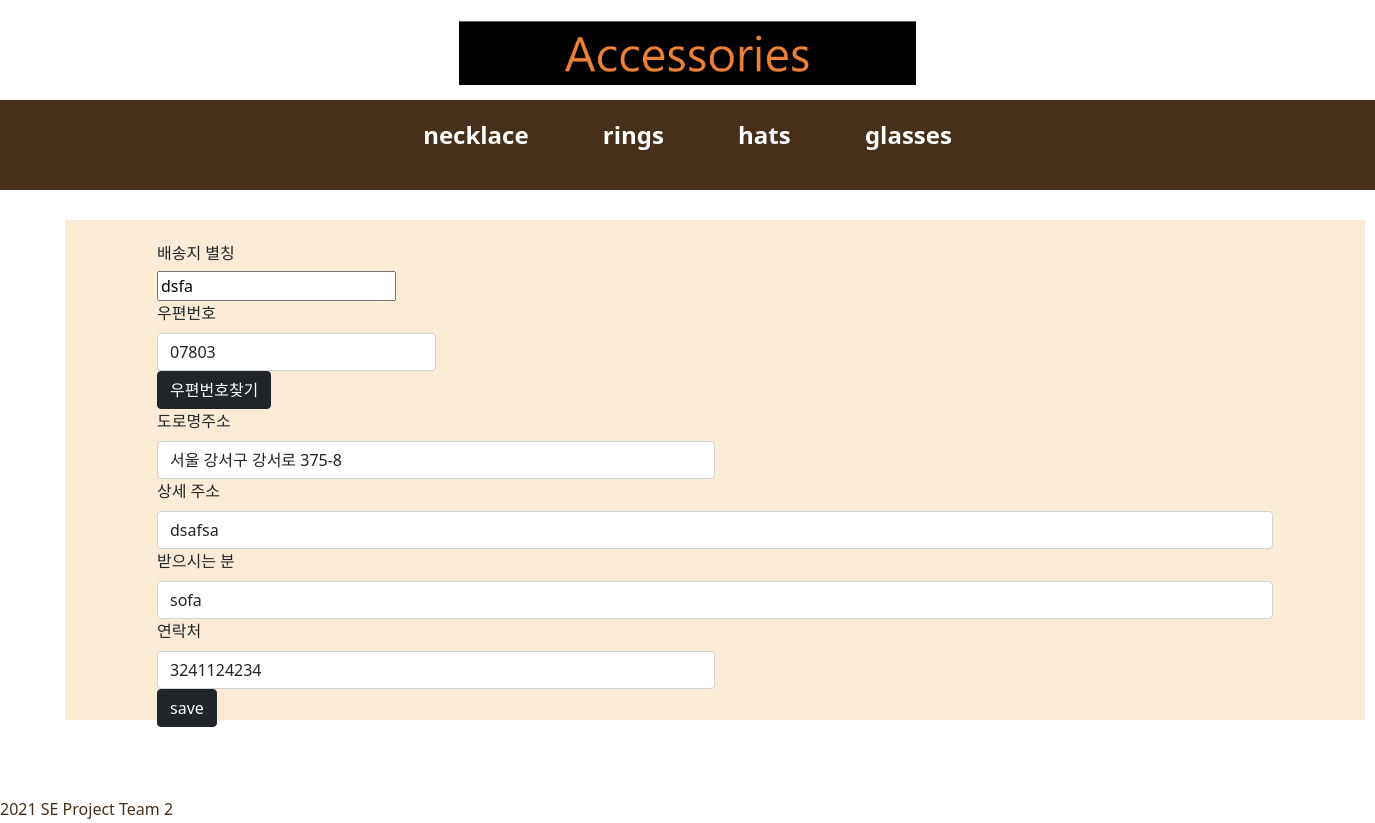
The app's page /edit/7 (signed in) with its own data.
### shoppingApp/models.py (models this page shows, shortened)
class address(models.Model):
    accounts = models.ForeignKey(UserAccounts, on_delete=models.CASCADE, null=True)
    title = models.CharField(max_length=200)
    post_num= models.CharField(max_length=200,null=True)
    road_address=models.CharField(max_length=200,null=True)
    detail_address=models.TextField()
    post_name=models.CharField(max_length=20,null=True)
    post_phonenum=models.IntegerField(null=True)
    is_default = models.BooleanField(default='False')

### shoppingApp/views.py (the view)
# urls.py: path('edit/<int:pk>', shoppingView.edit, name='edit'),
def edit(request,pk):
    cart_count=context_processors.counter(request)
    cart_count=int(cart_count)
    count={'cart_count':cart_count}
    uid=request.session.get('user_id')
    get_all=UserAccounts.objects.all()
    get_user=get_all.filter(user_id=uid)
    u_address = address.objects.get(accounts__in=get_user, pk=pk)
    request.session['edit_ad']=pk
    return render(request,'edit.html' ,{'u_address':u_address, 'count':count})

### cartApp/context_processors.py (called while the page is built)
def counter(request):
    item_count=0
    if 'admin' in request.path:
        return {}
    else:
        try:
            cart= Cart.objects.filter(cart_id=request.session.get('user_id'))
            cart_items = CartItem.objects.all().filter(cart=cart[:1])
            for cart_item in cart_items:
                item_count+=cart_item.quantity
        except Cart.DoesNotExist:
            item_count=0
    return item_count

### shoppingApp/templates/edit.html (shortened to what this page needs)
{% extends 'base.html' %}
{% block content %}
<section>
<br>
<div class="container">
	<form action="{% url 'editsave'%}" method="POST">
	<h6>배송지 별칭 </h6>
	<input type="text" name="title" id='title' value="{{u_address.title}}">
    <div class="col-md-3">
      <label for="inputEmail4" class="form-label">우편번호</label>
      <input
      type="text"
      class="form-control"
      name="post_num"
      id="postcode"
      placeholder="우편번호"
      value="{{u_address.post_num}}"
    />
    </div>
    <div class="col-md-3 postcode-btn">
        <input class="btn btn-dark" type="button"  value="우편번호찾기" onclick="execDaumPostcode()">
      </div>
    <div class="col-md-6">
      <label for="inputPassword4" class="form-label">도로명주소</label>
      <input
      type="text"
      class="form-control"
      name="road_address"
      id="address"
      placeholder="도로명 주소"
      value="{{u_address.road_address}}"
    />
    </div>
    <div class="col-12">
      <label for="inputAddress" class="form-label">상세 주소</label>
      <input
      type="text"
      class="form-control"
      name="detail_address"
      placeholder="상세 주소"
      required
      value="{{u_address.detail_address}}"
    />
    </div>
    <div class="col-12">
      <label for="inputAddress2" class="form-label">받으시는 분</label>
      <input
      type="text"
      class="form-control"
      name="post_name"
      id="post_name"
      placeholder="받으시는 분"
      value="{{u_address.post_name}}"
    />
    </div>
    <div class="col-md-6">
      <label for="inputCity" class="form-label">연락처</label>
      <input
      type="text"
      class="form-control"
      name="post_phonenum"
      id="post_phonenum"
      placeholder="연락처"
      value="{{u_address.post_phonenum}}"
    />
    </div>
  <input class="btn btn-dark" type="submit" value="save">
</form>
</div>
<br><br><br><br>
</section>
{% endblock %}

### static/css/userMain.css (style rules this page uses)
section { position: absolute; top: 220px; height: 500px; width: 100%; }

### shoppingApp/static/css/login.css (style rules this page uses)
section { position: absolute; top: 220px; height: 500px; width: 1300px; margin-left: 65px; background-color: #FAEBD7; }

### records on screen
address: title "dsfa", post_num "07803", road_address "서울 강서구 강서로 375-8", detail_address "dsafsa", post_name "sofa", post_phonenum "3241124234"
